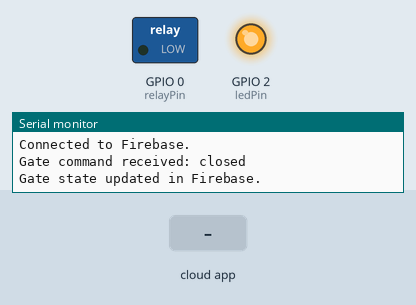
This sketch was run on a simulated ESP8266 (NodeMCU). On the bench: switched loads named in the sketch (green lamp = pin HIGH), output pins drawn as LEDs (lit = HIGH), the last lines printed to the serial monitor. The inputs (shaded band) are chosen by the test bench. WiFi joins after 1.5 s; servers stay silent unless stated; the Firebase database answers and starts empty.

Above: at 2.8 s.
2.9 s: the phone or cloud app sets gateState to open
At 3.7 s:
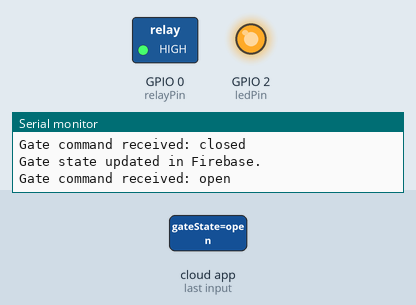
5.3 s: the phone or cloud app sets gateState to closed
At 7.5 s:
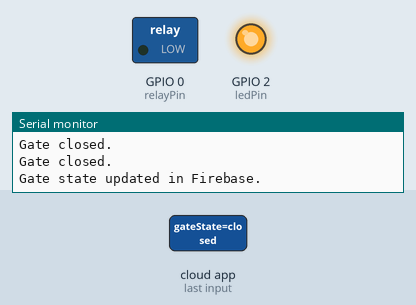
Timing chart, 0 to 9.0 s (numbered marks = the images above; inputs shaded):
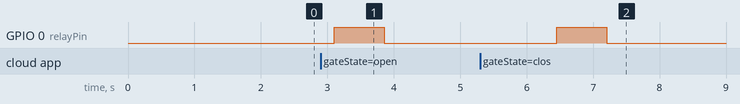

Measured:
- after the input at 2.9 s, GPIO 0 (relayPin): LOW → HIGH after 0.20 s, → LOW 0.75 s later
- after the input at 5.3 s, GPIO 0 (relayPin): LOW → HIGH after 1.2 s, → LOW 0.75 s later

The sketch:

esp01_firebase.ino
```cpp
#include <ESP8266WiFi.h>
#include <FirebaseESP8266.h>

// Wi-Fi Credentials
#define WIFI_SSID "MojaTV_Full_511570"
#define WIFI_PASSWORD "GFAQSMVIFWGFAQSMVIFW"

// Firebase Config and Auth
#define FIREBASE_HOST "garaza-3e795-default-rtdb.europe-west1.firebasedatabase.app"
#define FIREBASE_AUTH "vF3T2pbEd1RapyDnhVI9IoO9cbOge1buhRAeLAoH"  // Replace with your Firebase Database Secret
#define FIREBASE_URL "https://garaza-3e795-default-rtdb.europe-west1.firebasedatabase.app"

// Firebase Configuration
FirebaseData firebaseData;
FirebaseConfig firebaseConfig;
FirebaseAuth firebaseAuth;

// Pin configuration
const int relayPin = 0; // Pin connected to the relay
const int ledPin = 2;   // Pin connected to the blue LED (GPIO2)

// Gate state: 0 = Closed, 1 = Open
int gateState = 0;  // Initially the door is closed

// Function prototypes
void toggleGate();

void setup() {
  pinMode(LED_BUILTIN, OUTPUT);
  pinMode(relayPin, OUTPUT);
  pinMode(ledPin, OUTPUT);  // Set the LED pin as output

  digitalWrite(LED_BUILTIN, HIGH);
  digitalWrite(relayPin, LOW);
  digitalWrite(ledPin, LOW); // Start with LED off

  Serial.begin(115200);

  // Connect to Wi-Fi
  WiFi.begin(WIFI_SSID, WIFI_PASSWORD);
  Serial.println("Connecting to WiFi...");

  // Wait for Wi-Fi connection
  while (WiFi.status() != WL_CONNECTED) {
    delay(500);
    Serial.print(".");
  }

  // Once connected to Wi-Fi, turn on the LED
  Serial.println("\nWiFi connected.");
  digitalWrite(ledPin, HIGH);  // Turn on the blue LED to indicate Wi-Fi connection
  Serial.print("IP Address: ");
  Serial.println(WiFi.localIP());

  // Set Firebase config
  firebaseConfig.database_url = FIREBASE_URL;
  firebaseConfig.signer.tokens.legacy_token = FIREBASE_AUTH;  // Use the Firebase Database secret (legacy token)

  // Initialize Firebase (pass a pointer to firebaseConfig and firebaseAuth)
  Firebase.begin(&firebaseConfig, &firebaseAuth);
  Serial.println("Connected to Firebase.");

  // Set the initial gate state in Firebase
  Firebase.setString(firebaseData, "/gateState", "closed"); // Initially closed
}

void loop() {
  // Get the current gate state from Firebase
  if (Firebase.getString(firebaseData, "/gateState")) {
    String gateCommand = firebaseData.stringData();
    Serial.print("Gate command received: ");
    Serial.println(gateCommand);

    if (gateCommand == "open" && gateState == 0) {
      // Open the gate
      toggleGate(); // Call the function to open the gate
      gateState = 1; // Update the gate state to 'open'
      Serial.println("Gate opened.");
    }
    else if (gateCommand == "closed" && gateState == 1) {
      // Close the gate
      toggleGate(); // Call the function to close the gate
      gateState = 0; // Update the gate state to 'closed'
      Serial.println("Gate closed.");
    }

    // Update Firebase with the new gate state
    if (Firebase.setString(firebaseData, "/gateState", gateState == 1 ? "open" : "closed")) {
      Serial.println("Gate state updated in Firebase.");
    } else {
      Serial.print("Failed to update gate state in Firebase: ");
      Serial.println(firebaseData.errorReason());
    }
  } else {
    Serial.print("Failed to read gate state: ");
    Serial.println(firebaseData.errorReason());
  }

  delay(1000);  // Check every 1 second for gate state updates
}

void toggleGate() {
  if (gateState == 0) {  // If gate is closed, open it
    digitalWrite(relayPin, HIGH);
    delay(750);  // Simulate the time for opening the gate
    digitalWrite(relayPin, LOW);
    gateState = 1;  // Set gate state to OPEN
    Serial.println("Gate opened.");
  } else {  // If gate is open, close it
    digitalWrite(relayPin, HIGH);
    delay(750);  // Simulate the time for closing the gate
    digitalWrite(relayPin, LOW);
    gateState = 0;  // Set gate state to CLOSED
    Serial.println("Gate closed.");
  }
}
```
